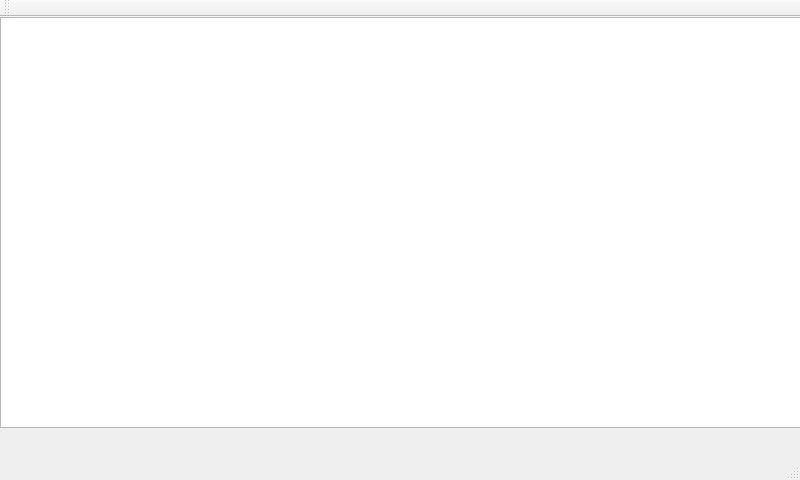
<?xml version="1.0" encoding="UTF-8"?>
<ui version="4.0">
 <class>HashView</class>
 <widget class="QMainWindow" name="HashView">
  <property name="geometry">
   <rect>
    <x>0</x>
    <y>0</y>
    <width>800</width>
    <height>480</height>
   </rect>
  </property>
  <property name="windowTitle">
   <string>HashView</string>
  </property>
  <widget class="QWidget" name="centralWidget">
   <widget class="QTextEdit" name="textEdit">
    <property name="geometry">
     <rect>
      <x>0</x>
      <y>0</y>
      <width>900</width>
      <height>411</height>
     </rect>
    </property>
    <property name="font">
     <font>
      <family>微软雅黑</family>
      <pointsize>10</pointsize>
     </font>
    </property>
   </widget>
  </widget>
  <widget class="QMenuBar" name="menuBar">
   <property name="geometry">
    <rect>
     <x>0</x>
     <y>0</y>
     <width>800</width>
     <height>30</height>
    </rect>
   </property>
  </widget>
  <widget class="QToolBar" name="mainToolBar">
   <attribute name="toolBarArea">
    <enum>TopToolBarArea</enum>
   </attribute>
   <attribute name="toolBarBreak">
    <bool>false</bool>
   </attribute>
  </widget>
  <widget class="QStatusBar" name="statusBar"/>
 </widget>
 <layoutdefault spacing="6" margin="11"/>
 <resources/>
 <connections/>
</ui>
